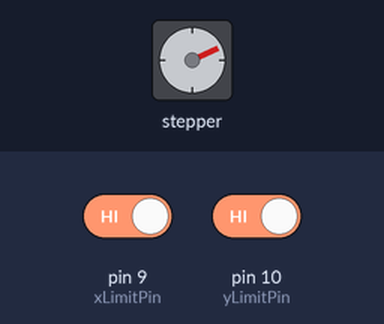
The sketch below on a simulated Arduino Uno, built with avr-gcc and run on an emulated ATmega328P. On the bench: stepper motor. The inputs (shaded band) are chosen by the test bench; at power-on: pin 9 (xLimitPin) HIGH, pin 10 (yLimitPin) HIGH. Stepper angles assume 200 steps per turn.

Above: at 1.2 s.
1.3 s: pin 9 (xLimitPin) driven LOW
3.8 s: pin 10 (yLimitPin) driven LOW
At 6.3 s:
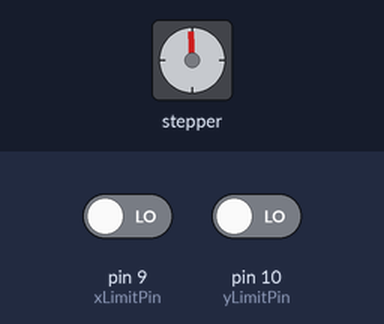
6.8 s: pin 10 (yLimitPin) driven HIGH
At 8.7 s:
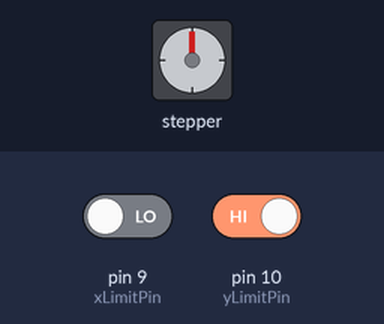
Timing chart, 0 to 10.2 s (numbered marks = the images above; inputs shaded):
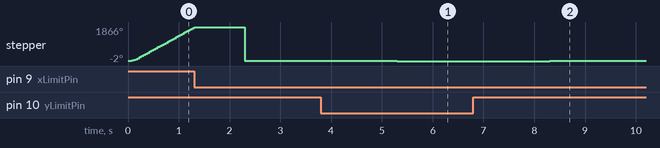

The sketch:

newaduinocncmotorcode.ino
```cpp
#include <AccelStepper.h>
#define STEP_PIN          2
#define DIR_PIN           5
const byte xLimitPin = 9;
const byte yLimitPin = 10;
const byte zLimitPin = 11;

AccelStepper stepper(AccelStepper::DRIVER, STEP_PIN, DIR_PIN);
bool forwardLimitSwitchTriggered = false;
bool backwardLimitSwitchTriggered = false;

void setup()
{
  Serial.begin(115200);
  pinMode(xLimitPin, INPUT_PULLUP);
  pinMode(yLimitPin, INPUT_PULLUP);
  pinMode(zLimitPin, INPUT_PULLUP);
  stepper.setMaxSpeed(1000);
  stepper.setSpeed(800);// Set your desired max speed in steps per second here
  stepper.setAcceleration(5000);
}

void MoveFrwd(int xLimitPin){
  if (digitalRead(xLimitPin) == LOW)
  {
    stepper.setCurrentPosition(0);
    forwardLimitSwitchTriggered = true;
    delay(1000);
    stepper.moveTo(10000);
    StopFunc();
  }
}

void MoveBcwd(int yLimitPin){
  if (digitalRead(yLimitPin) == LOW)
  {
    stepper.setCurrentPosition(0);
    backwardLimitSwitchTriggered = true;
    delay(1000);
    stepper.moveTo(-10000);
  }
}

void StopFunc(){
 stepper.stop();
  }

void loop(){
stepper.moveTo(10000);
while(true){

  MoveFrwd(xLimitPin);
  MoveBcwd(yLimitPin);
  stepper.run();}
}

  
```
